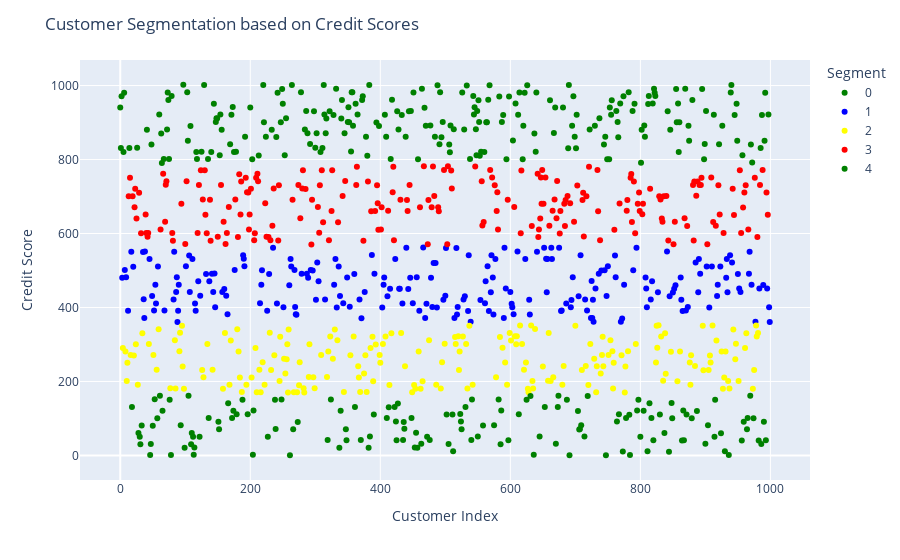

The notebook cell saved with this chart:
### Code cell
import plotly.express as px

df['Segment'] = df['Segment'].astype('category')

# Visualize the segments using Plotly
fig = px.scatter(df, x=df.index, y='Credit Score', color='Segment',
                 color_discrete_sequence=['green', 'blue', 'yellow', 'red'])
fig.update_layout(
    xaxis_title='Customer Index',
    yaxis_title='Credit Score',
    title='Customer Segmentation based on Credit Scores'
)
fig.show()

### Figure 1 — Plotly figure (JSON) as saved in the notebook; plotly's stock layout.template omitted (floating-point values rounded to 4 significant figures; data arrays with more than 128 entries replaced by an {"elided": "..."} marker saying what was removed)
{"data": [{"hovertemplate": "Segment=0<br>index=%{x}<br>Credit Score=%{y}<extra></extra>", "legendgroup": "0", "marker": {"color": "green", "symbol": "circle"}, "mode": "markers", "name": "0", "orientation": "v", "showlegend": true, "type": "scatter", "x": {"elided": "223 int values"}, "xaxis": "x", "y": {"elided": "223 float values"}, "yaxis": "y"}, {"hovertemplate": "Segment=1<br>index=%{x}<br>Credit Score=%{y}<extra></extra>", "legendgroup": "1", "marker": {"color": "blue", "symbol": "circle"}, "mode": "markers", "name": "1", "orientation": "v", "showlegend": true, "type": "scatter", "x": {"elided": "219 int values"}, "xaxis": "x", "y": {"elided": "219 float values"}, "yaxis": "y"}, {"hovertemplate": "Segment=2<br>index=%{x}<br>Credit Score=%{y}<extra></extra>", "legendgroup": "2", "marker": {"color": "yellow", "symbol": "circle"}, "mode": "markers", "name": "2", "orientation": "v", "showlegend": true, "type": "scatter", "x": {"elided": "199 int values"}, "xaxis": "x", "y": {"elided": "199 float values"}, "yaxis": "y"}, {"hovertemplate": "Segment=3<br>index=%{x}<br>Credit Score=%{y}<extra></extra>", "legendgroup": "3", "marker": {"color": "red", "symbol": "circle"}, "mode": "markers", "name": "3", "orientation": "v", "showlegend": true, "type": "scatter", "x": {"elided": "214 int values"}, "xaxis": "x", "y": {"elided": "214 float values"}, "yaxis": "y"}, {"hovertemplate": "Segment=4<br>index=%{x}<br>Credit Score=%{y}<extra></extra>", "legendgroup": "4", "marker": {"color": "green", "symbol": "circle"}, "mode": "markers", "name": "4", "orientation": "v", "showlegend": true, "type": "scatter", "x": {"elided": "145 int values"}, "xaxis": "x", "y": {"elided": "145 float values"}, "yaxis": "y"}], "layout": {"legend": {"title": {"text": "Segment"}, "tracegroupgap": 0}, "margin": {"t": 60}, "title": {"text": "Customer Segmentation based on Credit Scores"}, "xaxis": {"anchor": "y", "domain": [0, 1], "title": {"text": "Customer Index"}}, "yaxis": {"anchor": "x", "domain": [0, 1], "title": {"text": "Credit Score"}}}}
